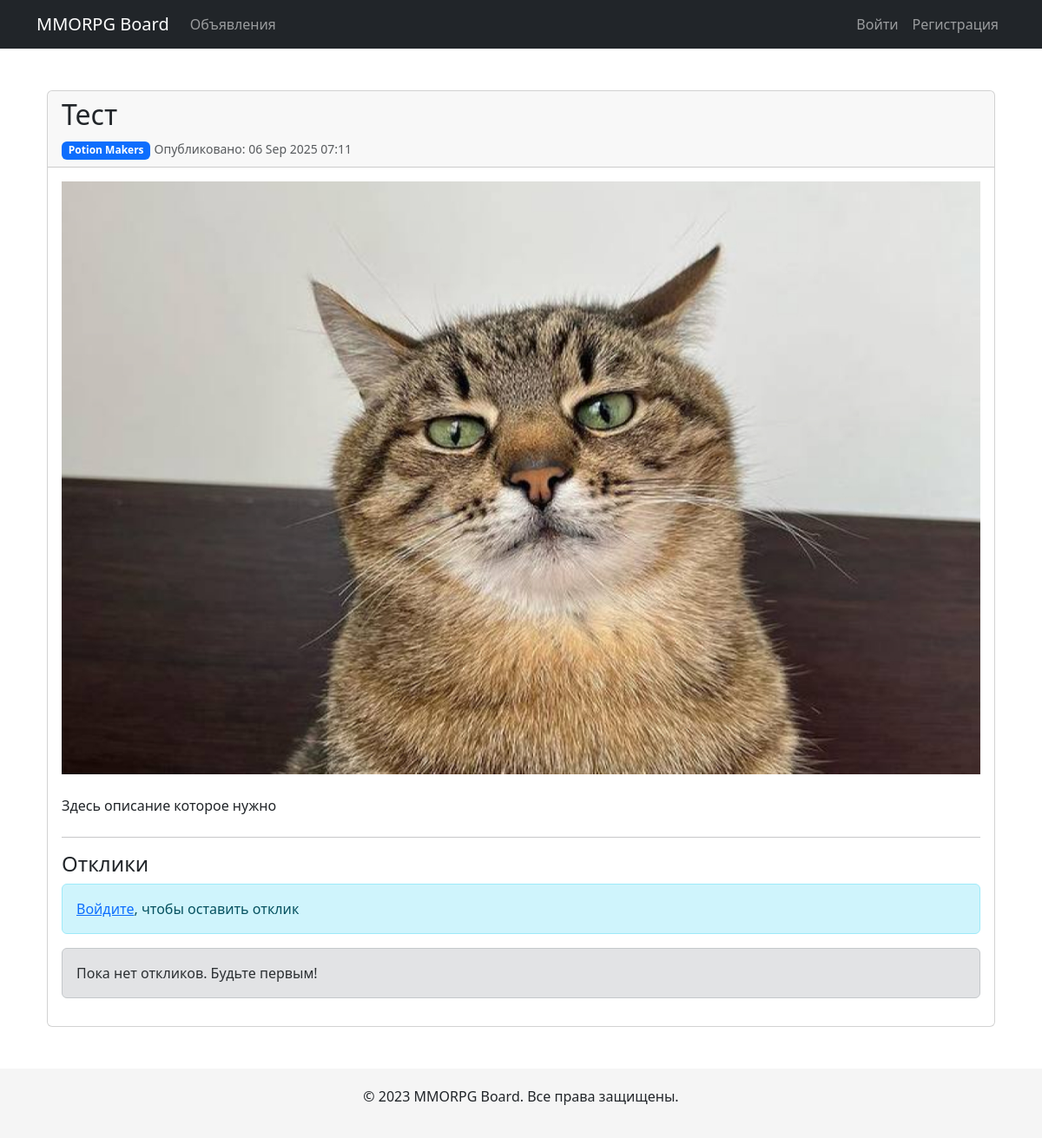
The app's page /post/4/ with its own data.
### board/models.py (models this page shows, shortened)
class Post(models.Model):
    CATEGORY_CHOICES = [
        ('tanks', _('Tanks')),
        ('healers', _('Healers')),
        ('dd', _('Damage Dealers')),
        ('merchants', _('Merchants')),
        ('guildmasters', _('Guild Masters')),
        ('questgivers', _('Quest Givers')),
        ('blacksmiths', _('Blacksmiths')),
        ('tanners', _('Tanners')),
        ('potionmakers', _('Potion Makers')),
        ('spellmasters', _('Spell Masters')),
    ]
    author = models.ForeignKey(
        settings.AUTH_USER_MODEL,
        on_delete=models.CASCADE
    )
    category = models.CharField(max_length=20, choices=CATEGORY_CHOICES)
    title = models.CharField(_("Title"), max_length=200)
    content = models.TextField(_("Content"))
    created_at = models.DateTimeField(auto_now_add=True)
    updated_at = models.DateTimeField(auto_now=True)
    image = models.ImageField(upload_to='post_images/', blank=True, null=True)
    class Meta:
        ordering = ['-created_at']

### board/views.py (the view)
# urls.py: path('post/<int:pk>/', PostDetailView.as_view(), name='post_detail'),
class PostDetailView(DetailView):
    model = Post
    template_name = 'board/post_detail.html'
    def get_context_data(self, **kwargs):
        context = super().get_context_data(**kwargs)
        context['response_form'] = ResponseForm()
        return context

### templates/board/post_detail.html (shortened to what this page needs)
{% extends 'base.html' %}
{% block content %}
<div class="container mt-5">
    <div class="card">
        <div class="card-header">
            <h2>{{ post.title }}</h2>
            <p class="mb-0">
                <span class="badge bg-primary">{{ post.get_category_display }}</span>
                <small class="text-muted">Опубликовано: {{ post.created_at|date:"d M Y H:i" }}</small>
            </p>
        </div>
        <div class="card-body">
            {% if post.image %}
                <img src="{{ post.image.url }}" class="img-fluid mb-4" alt="{{ post.title }}">
            {% endif %}
            <div class="post-content mb-4">
                {{ post.content|linebreaks }}
            </div>
            <hr>
            <h4>Отклики</h4>
            {% if request.user.is_authenticated %}
                <form method="post" action="{% url 'create_response' post.pk %}" class="mb-4">
                    {% csrf_token %}
                    <div class="mb-3">
                        <textarea name="text" class="form-control" placeholder="Напишите ваш отклик..." rows="3" required></textarea>
                    </div>
                    <button type="submit" class="btn btn-primary">Отправить отклик</button>
                </form>
            {% else %}
                <div class="alert alert-info">
                    <a href="{% url 'account_login' %}?next={% url 'post_detail' post.pk %}">Войдите</a>, чтобы оставить отклик
                </div>
            {% endif %}
            {% for response in post.responses.all %}
                <div class="card mb-2">
                    <div class="card-body">
                        <div class="d-flex justify-content-between">
                            <h6 class="card-title">{{ response.author.email }}</h6>
                            <small class="text-muted">{{ response.created_at|date:"d M Y H:i" }}</small>
                        </div>
                        <p class="card-text">{{ response.text }}</p>
                        {% if post.author == request.user and not response.accepted %}
                            <div class="d-flex gap-2">
                                <a href="{% url 'accept_response' response.pk %}" class="btn btn-sm btn-success">Принять</a>
                                <a href="{% url 'delete_response' response.pk %}" class="btn btn-sm btn-danger">Удалить</a>
                            </div>
                        {% elif response.accepted %}
                            <span class="badge bg-success">Принято</span>
                        {% endif %}
                    </div>
                </div>
            {% empty %}
                <div class="alert alert-secondary">
                    Пока нет откликов. Будьте первым!
                </div>
            {% endfor %}
        </div>
    </div>
</div>
{% endblock %}

### records on screen
Post: title "Тест", category "Potion Makers", created_at "06 Sep 2025 07:11", image (picture), content "Здесь описание которое нужно"
